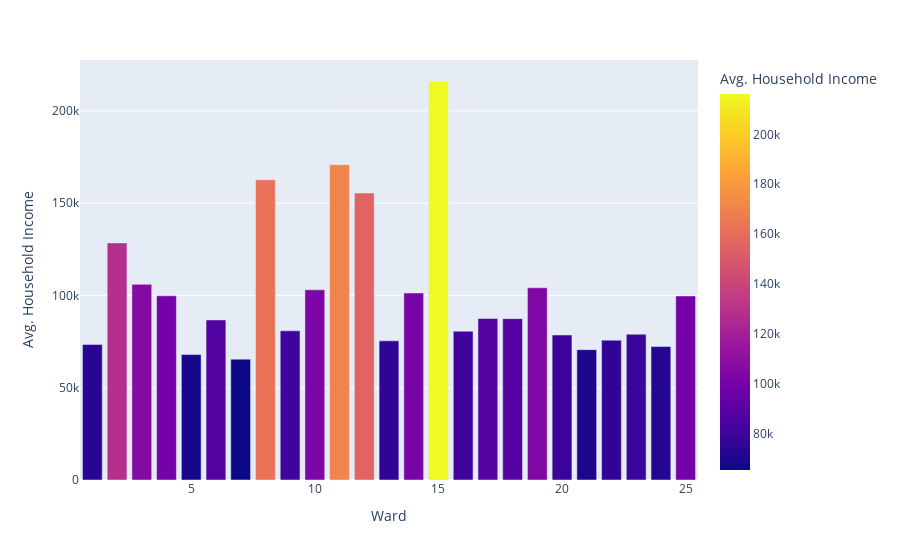

Notebook source saved alongside this figure:
### Code cell
bar_chart = px.bar(df,
                y='avg_total_household_income',
                x='ward_id',
                labels={'avg_total_household_income': 'Avg. Household Income',
                        'ward_id': 'Ward'},
                color='avg_total_household_income'
                )

bar_chart.update_traces(texttemplate='%{text:.2s}', textposition='outside')

bar_chart.update_layout(uniformtext_minsize=8, uniformtext_mode='hide')

bar_chart.show()

### Figure 1 — Plotly figure (JSON) as saved in the notebook; plotly's stock layout.template omitted (floating-point values rounded to 4 significant figures)
{"data": [{"alignmentgroup": "True", "hovertemplate": "Ward=%{x}<br>Avg. Household Income=%{marker.color}<extra></extra>", "legendgroup": "", "marker": {"color": [216158, 170832, 162674, 155470, 128448, 105994, 104123, 103047, 101323, 99784, 99715, 87491, 87416, 86717, 80807, 80648, 78984, 78561, 75768, 75382, 73374, 72289, 70624, 67954, 65458], "coloraxis": "coloraxis", "pattern": {"shape": ""}}, "name": "", "offsetgroup": "", "orientation": "v", "showlegend": false, "textposition": "outside", "texttemplate": "%{text:.2s}", "type": "bar", "x": [15, 11, 8, 12, 2, 3, 19, 10, 14, 4, 25, 17, 18, 6, 9, 16, 23, 20, 22, 13, 1, 24, 21, 5, 7], "xaxis": "x", "y": [216158, 170832, 162674, 155470, 128448, 105994, 104123, 103047, 101323, 99784, 99715, 87491, 87416, 86717, 80807, 80648, 78984, 78561, 75768, 75382, 73374, 72289, 70624, 67954, 65458], "yaxis": "y"}], "layout": {"barmode": "relative", "coloraxis": {"colorbar": {"title": {"text": "Avg. Household Income"}}, "colorscale": [[0, "#0d0887"], [0.1111, "#46039f"], [0.2222, "#7201a8"], [0.3333, "#9c179e"], [0.4444, "#bd3786"], [0.5556, "#d8576b"], [0.6667, "#ed7953"], [0.7778, "#fb9f3a"], [0.8889, "#fdca26"], [1, "#f0f921"]]}, "legend": {"tracegroupgap": 0}, "margin": {"t": 60}, "uniformtext": {"minsize": 8, "mode": "hide"}, "xaxis": {"anchor": "y", "domain": [0, 1], "title": {"text": "Ward"}}, "yaxis": {"anchor": "x", "domain": [0, 1], "title": {"text": "Avg. Household Income"}}}}
